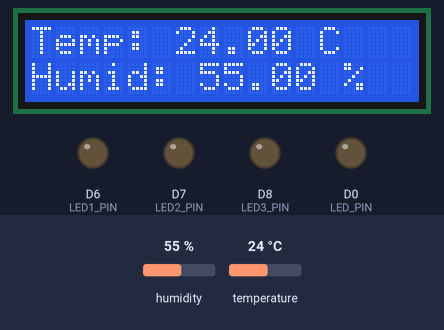
Bench run of a sketch on a simulated ESP8266 (NodeMCU). Parts: 16×2 character LCD, output pins drawn as LEDs (lit = HIGH). Inputs (shaded band) come from the test bench; at power-on: humidity 55 %, temperature 24 °C. WiFi joins after 1.5 s; servers stay silent unless stated; no MQTT or app messages arrive unless stated; what the sketch prints to the serial monitor is not drawn.

Above: at 4.8 s.
4.9 s: humidity set to 22 %
At 6.2 s:
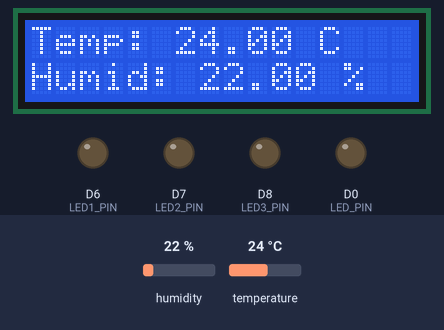
7.2 s: temperature set to 12 °C
At 8.1 s:
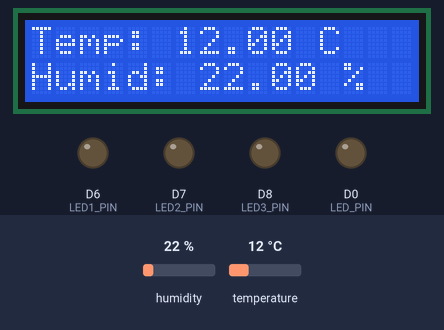
11.3 s: humidity set to 40 %
At 13.2 s:
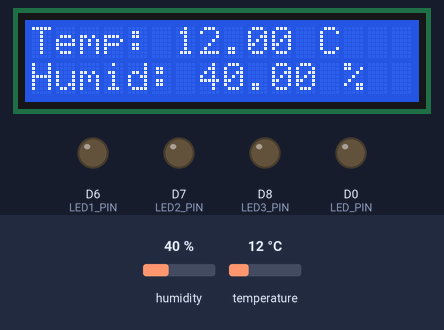
13.5 s: temperature set to 19 °C
At 15.2 s:
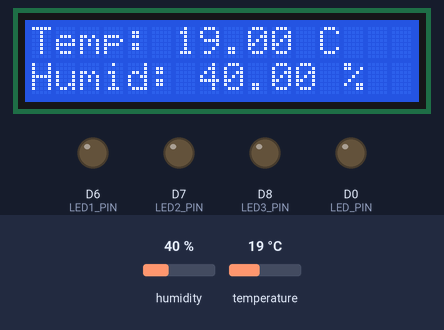
Timing chart, 0 to 16.7 s (numbered marks = the images above; inputs shaded):
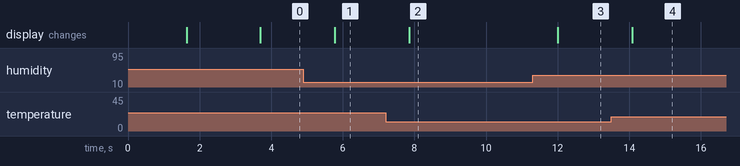

The sketch:

esp8266-program.ino
```cpp
#include <PubSubClient.h>
#include <ArduinoJson.h>
#include <LiquidCrystal_I2C.h>
#include <ESP8266WiFi.h>
#include <ArduinoOTA.h>
#include <Adafruit_Sensor.h>
#include <DHT.h>

// LCD
LiquidCrystal_I2C lcd(0x27, 16, 2);

// Test

// DHT
#define DHTPIN 2  // GPIO2 (D4 on NodeMCU)
#define DHTTYPE DHT11
float t = 0.0;
float h = 0.0;

DHT dht(DHTPIN, DHTTYPE);

// PubSub
WiFiClient espClient;
PubSubClient mqtt_client(espClient);

// Replace with your network credentials
const char* ssid = "P3DN";
const char* password = "p3dnsemarang";

// Define LED pins using GPIO numbers
// GPIO12 = D6, GPIO13 = D7, GPIO15 = D8 on NodeMCU
const int LED1_PIN = 12;  // GPIO12 (D6 on NodeMCU)
const int LED2_PIN = 13;  // GPIO13 (D7 on NodeMCU)
const int LED3_PIN = 15;  // GPIO15 (D8 on NodeMCU)
const int LED_PIN = 16;   // GPIO16 (D0 on NodeMCU) - Original blue LED

// MQTT Broker settings
const char *mqtt_broker = "mqtt.revolusi-it.com";
const char *mqtt_sub = "iot/G.231.22.0154/sub";
const char *mqtt_pub = "iot/G.231.22.0154";
const char *mqtt_username = "usm";
const char *mqtt_password = "usmjaya1";
const int mqtt_port = 1883;

void connectToWiFi();
void connectToMQTTBroker();
void mqttCallback(char *topic, byte *payload, unsigned int length);

void connectToWiFi(){
  WiFi.mode(WIFI_STA);
  WiFi.begin(ssid, password);
  while (WiFi.waitForConnectResult() != WL_CONNECTED) {
    Serial.println("Connection Failed! Rebooting...");
    delay(5000);
    ESP.restart();
  }
}

void connectToMQTTBroker() {
    while (!mqtt_client.connected()) {
        String client_id = "G.231.22.0154";
        Serial.printf("Connecting to MQTT Broker as %s.....\n", client_id.c_str());
        if (mqtt_client.connect(client_id.c_str(), mqtt_username, mqtt_password)) {
            Serial.println("Connected to MQTT broker");
            mqtt_client.subscribe(mqtt_sub);
            // Publish message upon successful connection
            mqtt_client.publish(mqtt_pub, "Hi Nata I'm ESP8266 ^^");
        } else {
            Serial.print("Failed to connect to MQTT broker, rc=");
            Serial.print(mqtt_client.state());
            Serial.println(" try again in 5 seconds");
            delay(5000);
        }
    }
}

void mqttCallback(char *topic, byte *payload, unsigned int length) {
    Serial.print("Message received on topic: ");
    Serial.println(topic);
    Serial.print("Message: ");

    // Convert the payload to a string for easier processing
    String message;
    for (unsigned int i = 0; i < length; i++) {
        message += (char)payload[i];
        Serial.print((char)payload[i]);
    }
    Serial.println();

    // Handle LED control messages from web interface
    if (message.startsWith("LED1_")) {
        if (message.endsWith("ON")) {
            digitalWrite(LED1_PIN, HIGH);
            Serial.println("LED1 (GPIO12) turned ON");
        } else if (message.endsWith("OFF")) {
            digitalWrite(LED1_PIN, LOW);
            Serial.println("LED1 (GPIO12) turned OFF");
        }
    }
    else if (message.startsWith("LED2_")) {
        if (message.endsWith("ON")) {
            digitalWrite(LED2_PIN, HIGH);
            Serial.println("LED2 (GPIO13) turned ON");
        } else if (message.endsWith("OFF")) {
            digitalWrite(LED2_PIN, LOW);
            Serial.println("LED2 (GPIO13) turned OFF");
        }
    }
    else if (message.startsWith("LED3_")) {
        if (message.endsWith("ON")) {
            digitalWrite(LED3_PIN, HIGH);
            Serial.println("LED3 (GPIO15) turned ON");
        } else if (message.endsWith("OFF")) {
            digitalWrite(LED3_PIN, LOW);
            Serial.println("LED3 (GPIO15) turned OFF");
        }
    }

    Serial.println("-----------------------");
}

JsonDocument doc;
char output[100];

void setup() {
  Serial.begin(115200);
  Serial.println("Booting");

  connectToWiFi();

  mqtt_client.setServer(mqtt_broker, mqtt_port);
  mqtt_client.setCallback(mqttCallback);
  connectToMQTTBroker();

  // Initialize all LED pins as outputs using GPIO numbers
  pinMode(LED1_PIN, OUTPUT);
  pinMode(LED2_PIN, OUTPUT);
  pinMode(LED3_PIN, OUTPUT);
  pinMode(LED_PIN, OUTPUT);

  // Initialize all LEDs to OFF state
  digitalWrite(LED1_PIN, LOW);
  digitalWrite(LED2_PIN, LOW);
  digitalWrite(LED3_PIN, LOW);
  digitalWrite(LED_PIN, LOW);

  dht.begin();

  lcd.init();
  lcd.backlight();

  lcd.setCursor(0, 0);
  lcd.print("IoT Monitoring");
  lcd.setCursor(0, 1);
  lcd.print("System Ready");
  delay(2000);
  lcd.clear();

  // Print GPIO pin information
  Serial.println("LED1 on GPIO12 (D6)");
  Serial.println("LED2 on GPIO13 (D7)");
  Serial.println("LED3 on GPIO15 (D8)");
  Serial.println("DHT11 on GPIO2 (D4)");
}

void loop() {
  // Check MQTT connection
  if (!mqtt_client.connected()) {
    connectToMQTTBroker();
  }
  mqtt_client.loop();

  // Read sensor data
  t = dht.readTemperature();
  h = dht.readHumidity();

  // Check if any reads failed
  if (isnan(h) || isnan(t)) {
    Serial.println("Failed to read from DHT sensor!");
    return;
  }

  // Update LCD
  lcd.setCursor(0, 0);
  lcd.print("Temp: ");
  lcd.print(t);
  lcd.print(" C");

  lcd.setCursor(0, 1);
  lcd.print("Humid: ");
  lcd.print(h);
  lcd.print(" %");

  Serial.println(t);
  Serial.println(h);

  // Prepare JSON data
  doc["suhu"] = t;
  doc["kelembapan"] = h;
  doc.shrinkToFit();  // optional

  serializeJson(doc, output);

  // Publish sensor data
  mqtt_client.publish(mqtt_pub, output);

  delay(1000);
}
```

Measured:
- after the input at 4.9 s, the display: changes after 0.88 s (image 1)
- after the input at 7.2 s, the display: changes after 0.65 s (image 2)
- after the input at 11.3 s, the display: changes after 0.71 s (image 3)
- after the input at 13.5 s, the display: changes after 0.58 s (image 4)
